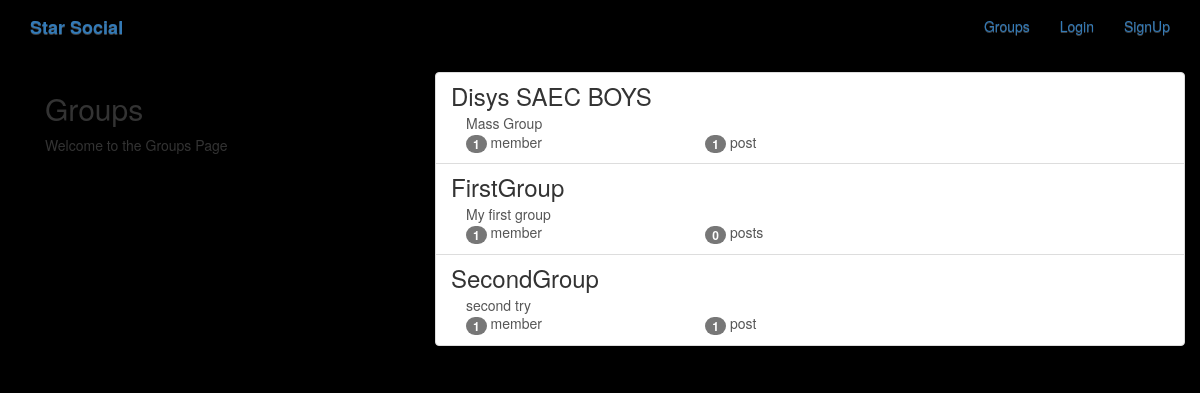
The app's page /groups/ with its own data.
### groups/models.py (models this page shows, shortened)
class Group(models.Model):
    name = models.CharField(max_length=255,unique=True)
    slug = models.SlugField(allow_unicode=True,unique=True)
    description = models.TextField(blank=True,default='')
    description_html = models.TextField(editable=False,default='',blank=True)
    members = models.ManyToManyField(User,through='GroupMember')
    class Meta:
        ordering = ['name']

### groups/views.py (the view)
# urls.py: path('', views.ListGroup.as_view(), name='all'),
class ListGroup(generic.ListView):
    model = Group

### groups/templates/groups/group_list.html (shortened to what this page needs)
{% extends "groups/group_base.html" %}
{% block pregroup %}
<div class="col-md-4">
    <div class="content">
        <h2>Groups</h2>
        <p>Welcome to the Groups Page</p>
    </div>
</div>
{% endblock %}
{% block group_content %}
<div class="col-md-8">
	<div class="list-group">
		{% for group in object_list %}
		  <a class="list-group-item" href="{% url 'groups:single' slug=group.slug %}">
			     <h3 class="title list-group-item-heading">{{ group.name }}</h3>
			<div class="list-group-item-text container-fluid">
				{{ group.description_html|safe }}
				<div class="row">
					<div class="col-md-4">
						<span class="badge">{{ group.members.count }}</span> member{{ group.members.count|pluralize }}
					</div>
					<div class="col-md-4">
						<span class="badge">{{ group.posts.count }}</span> post{{ group.posts.count|pluralize }}
					</div>
				</div>
			</div>
		</a>
		{% endfor %}
	</div>
</div>
{% endblock %}

### groups/templates/groups/group_base.html (shortened to what this page needs)
{% extends "base.html" %}
{% block content %}
<div class="container">
    <div class="row">
        {% block pregroup %}{% endblock %}
        {% block group_content %}{% endblock %}
    </div>
</div>
{% endblock %}

### templates/base.html (shortened to what this page needs)
<!DOCTYPE html>
{% load staticfiles %}
<html>
<head>
    <link rel="stylesheet" href="https://maxcdn.bootstrapcdn.com/bootstrap/3.3.7/css/bootstrap.min.css">
    <link rel="stylesheet" href="https://maxcdn.bootstrapcdn.com/bootstrap/3.3.7/css/bootstrap-theme.min.css">
    <link rel="stylesheet" href="{% static 'simplesocial/css/master.css'%}">
</head>
<body>
    <nav class="navbar mynav" role="navigation" id="navbar">
        <div class="container">
            <a class="navbar-brand mynav" href="{% url 'home' %}"><b>Star Social</b></a>
            <ul class="nav navbar-nav navbar-right">
                {% if user.is_authenticated %}
                <li><a href="{% url 'posts:create' %}">Post</a></li>
                <li><a href="{% url 'groups:all' %}">Groups</a></li>
                <li><a href="{% url 'groups:create' %}">Create Groups</a></li>
                <li><a href="{% url 'accounts:logout' %}">Logout</a></li>
                {% else %}
                <li><a href="#">Groups</a></li>
                <li><a href="{% url 'accounts:login' %}">Login</a></li>
                <li><a href="{% url 'accounts:signup' %}">SignUp</a></li>
                {% endif %}
            </ul>
        </div>
    </nav>
    <div class="container mycontent">
        {% block content %}
        {% endblock %}
    </div>
</body>
</html>

### static/simplesocial/css/master.css (style rules this page uses)
body { background-color: #000000; margin: 0px; overflow: hidden; }

### records on screen
Group: name "Disys SAEC BOYS", description_html "Mass Group", members.count "1", posts.count "1"
Group: name "FirstGroup", description_html "My first group", members.count "1", posts.count "0"
Group: name "SecondGroup", description_html "second try", members.count "1", posts.count "1"
